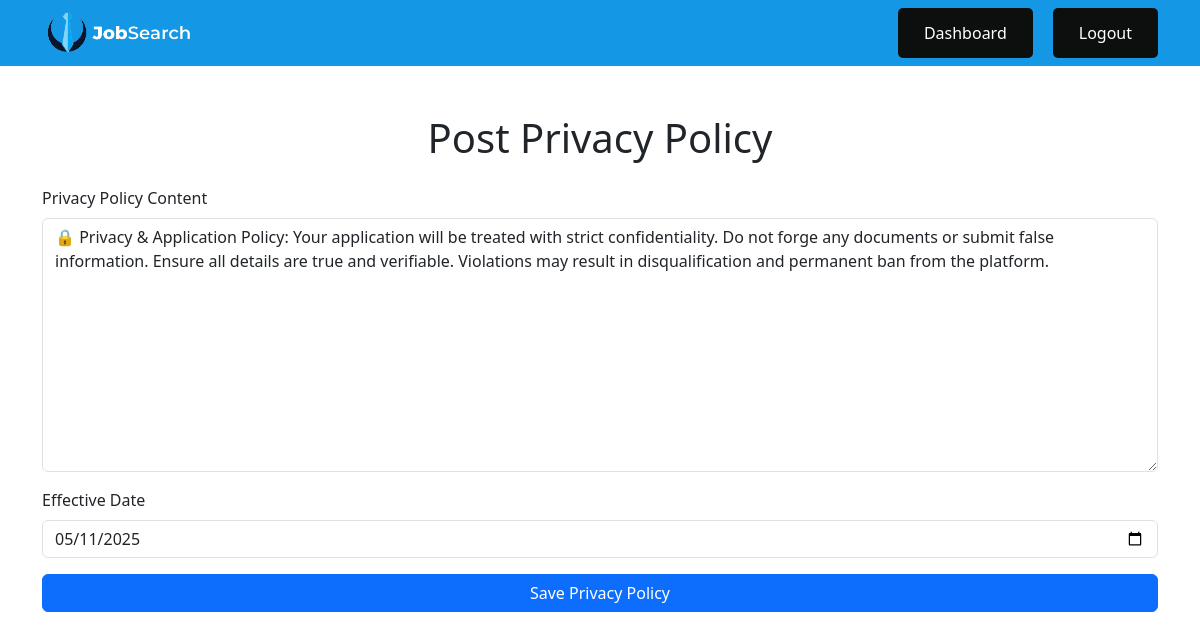
The app's page /dashboards/post_privacy_policy.php (signed in) with its own data.
### tables this page shows
CREATE TABLE `privacy_policy` (
  `policy_id` int(11) NOT NULL,
  `content` text NOT NULL,
  `effective_date` date DEFAULT NULL
);

### dashboards/post_privacy_policy.php (the view, shortened to what this page needs)
<?php
require_once '../includes/db.php';
$stmt = $pdo->query("SELECT * FROM privacy_policy LIMIT 1");
$policy = $stmt->fetch(PDO::FETCH_ASSOC);
?>
<!DOCTYPE html>
<html lang="en">
<head>
    <link href="https://cdn.jsdelivr.net/npm/bootstrap@5.3.0/dist/css/bootstrap.min.css" rel="stylesheet">
    <link rel="stylesheet"  href="../assets/main_nav.css">
</head>
<body>
<nav class="navbar navbar-expand-lg navbar-dark bg-primary">
        <div class="container">
            <img src="/templates/pwk.png" alt="Logo" style="max-width:150px;" />
            <div class="collapse navbar-collapse justify-content-end" id="navbarNav">
                <ul class="navbar-nav">
                    <li class="nav-item"><a class="nav-link" href="super_admin_dashboard.php">Dashboard</a></li>
                    <li class="nav-item"><a class="nav-link" href="../logout.php">Logout</a></li>
                </ul>
            </div>
        </div>
    </nav>
    <div class="container mt-5">
        <h1 class="text-center">Post Privacy Policy</h1>
        <form method="POST" class="mt-4">
            <div class="mb-3">
                <label for="content" class="form-label">Privacy Policy Content</label>
                <textarea name="content" id="content" class="form-control" rows="10" required><?= htmlspecialchars($policy['content'] ?? '') ?></textarea>
            </div>
            <div class="mb-3">
                <label for="effective_date" class="form-label">Effective Date</label>
                <input type="date" name="effective_date" id="effective_date" class="form-control" value="<?= htmlspecialchars($policy['effective_date'] ?? '') ?>" required>
            </div>
            <button type="submit" class="btn btn-primary w-100">Save Privacy Policy</button>
        </form>
    </div>
</body>
</html>

### assets/main_nav.css (style rules this page uses)
.nav-item { margin-left: 20px; background-color: rgb(13, 14, 14); border-radius: 5px; padding: 5px 10px; }
.nav-link { color: white !important; }
.bg-primary { background-color: #1497e4 !important; }
.navbar-nav .nav-link { color: white !important; transition: background-color 0.3s ease, transform 0.2s ease; padding: 0.5rem 1rem !important; border-radius: 4px; }

### records on screen
privacy_policy: content "🔒 Privacy & Application Policy: Your application will be treated with strict confidentiality. Do not forge any documents or submit false information. Ensure all details are true and verifiable. Violations may result in disqualification and permanent ban from the platform.", effective_date "05/11/2025"
